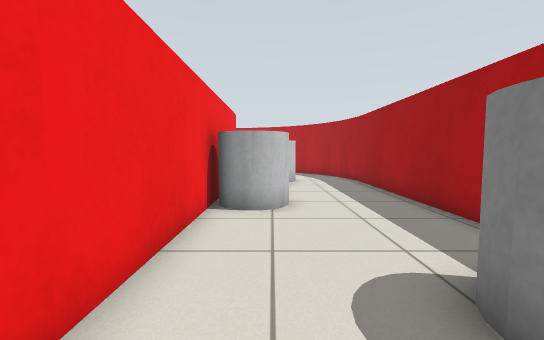
view 1 (above)

15 first-person views from a walk through a robot-simulator world made for Gazebo. The camera is 0.75 m above the floor, tilts 4° down and sees 90° across. The floor is counted in squares, 0.5 m on a side. Each view is taken from the middle of a square. On the plan, view 1 faces up. The plan holds only what a view shows up to about 14 squares ahead; the rest is blank. The place goes on beyond the plan.

view 2
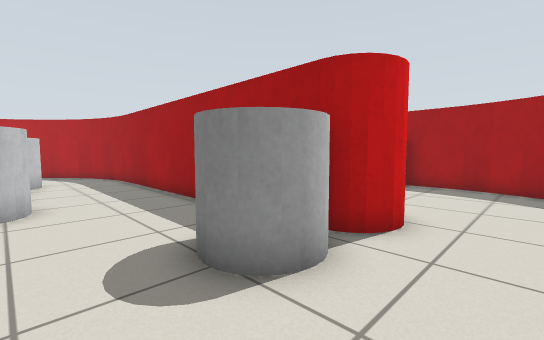

view 3
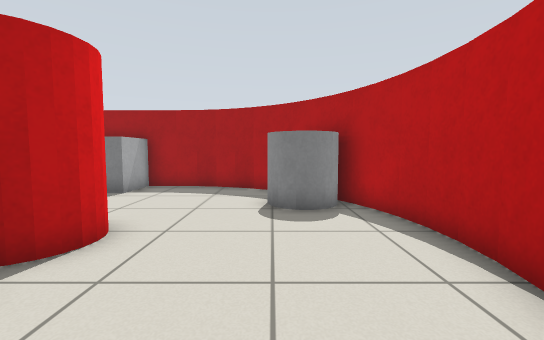

view 4
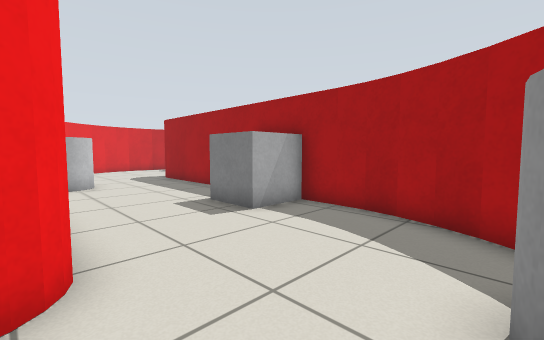

view 5
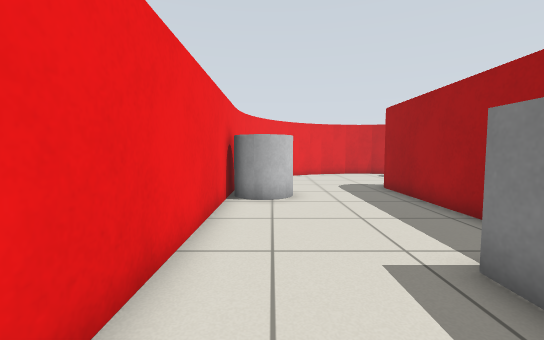

view 6
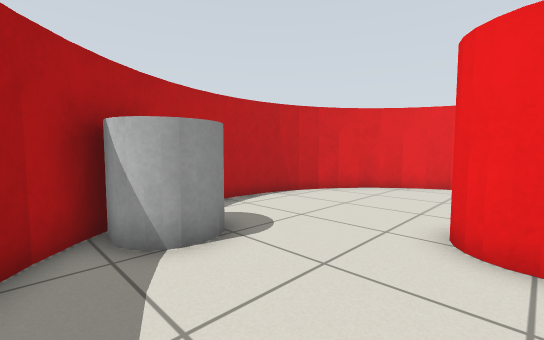

view 7
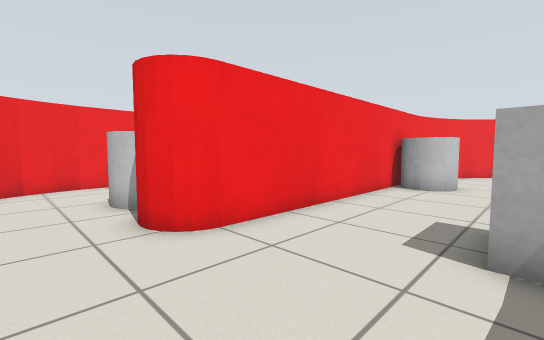

view 8
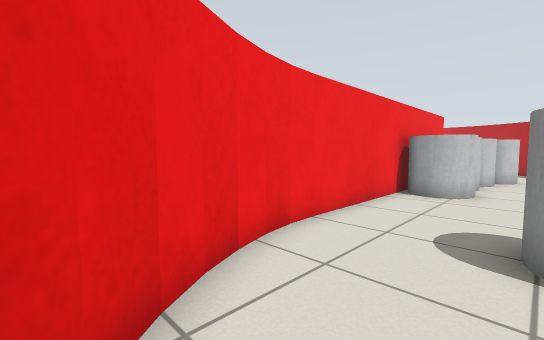

view 9
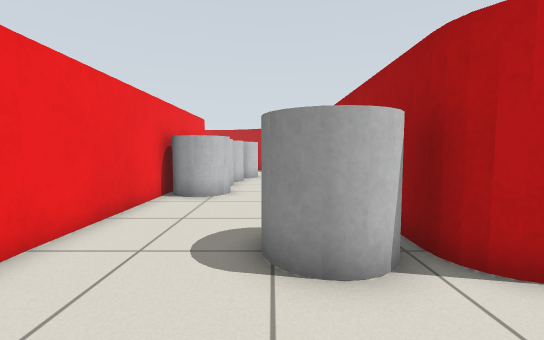

view 10
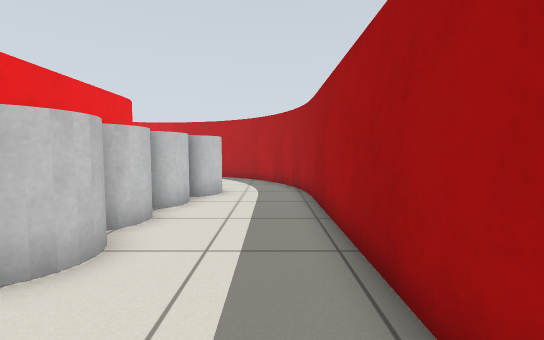

view 11
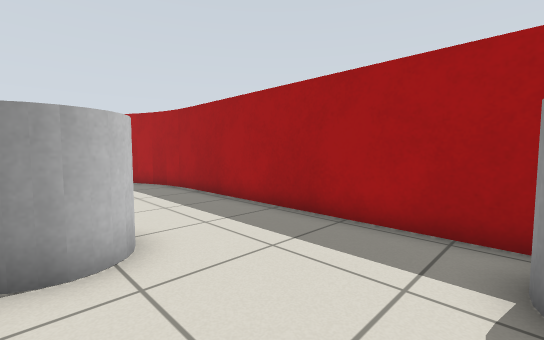

view 12
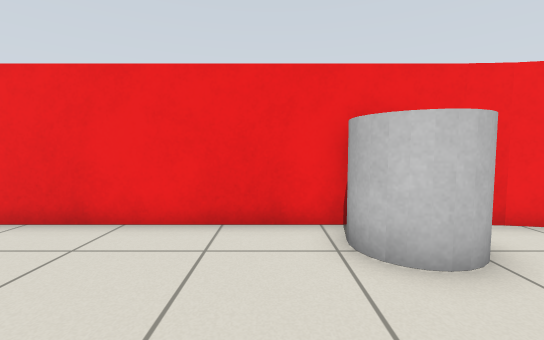

view 13
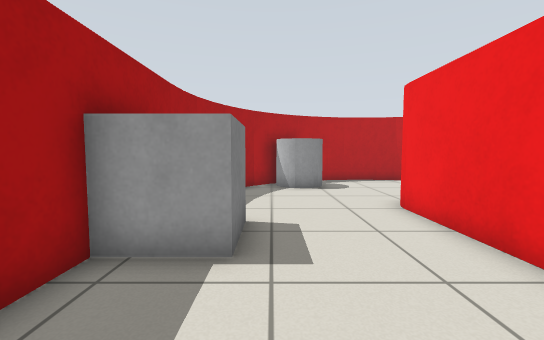

view 14
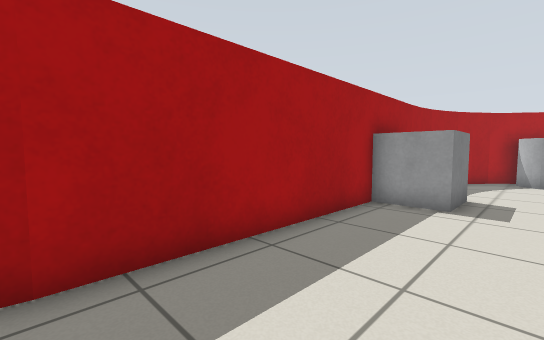

view 15
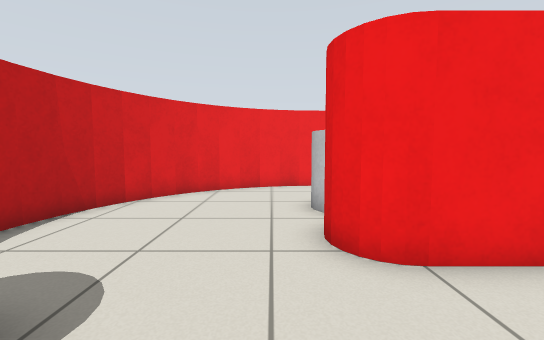

### Floor plan
Points are (right, up) in squares from view 1. A wall is a line through its corners. A room is listed if a view was taken in it or the views show most of it. See-through windows are left out.
Room 1 (views 1, 2, 3, 4, 5, 6, 7, 8, 9, 10, 11, 12, 13, 14, 15)
walls: (4.3, 3.4) (4.3, 13.5); (6.6, 9.5) (6.6, 1.8) (6.3, 1.2) (5.6, 0.9); (-1.6, 1.2) (-1.5, 0.2); (-1.5, 0.4) (-1.2, -0.6); (-1.3, -0.4) (-0.9, -1.3) (-0.4, -2.1); (12.6, 1.1) (12.6, 12.9); (6.6, 13.5) (6.6, 12.4); (12.3, 0.2) (12.5, 1.2); (-0.5, -2) (0.2, -2.8); (12.1, -0.5) (12.4, 0.4); (0.1, -2.7) (0.8, -3.4); (11.7, -1.3) (12.1, -0.4); (0.6, -3.2) (1.4, -3.9); (1.3, -3.8) (2.1, -4.3); (10.7, -2.8) (11.3, -2) (11.8, -1.2); (2, -4.2) (3, -4.6); (10.4, -3.1) (10.8, -2.6); (2.9, -4.6) (3.8, -4.9); (9.4, -3.9) (10.1, -3.3); (3.7, -4.9) (4.7, -5.1); (8.7, -4.3) (9.5, -3.8); (4.5, -5) (5.5, -5.1); (5.4, -5.1) (6.4, -5); (7.1, -4.9) (8, -4.6); (7.9, -4.7) (8.8, -4.3); (6.3, -5.1) (7.2, -4.9); (-1.7, 12.9) (-1.7, 1.1); (12.5, 12.7) (12.6, 13.2)
objects: grey cylinder (-2, 10); grey cylinder (-1, 7) to (0, 8); grey cylinder (-1, 12) to (1, 12); grey cylinder (-1, 13) to (1, 13); grey cylinder (0, 10); grey cylinder (2, 1) to (4, 3); grey cylinder (7, 10) to (9, 12); grey cylinder (8, -4) to (10, -2); grey box (11, 3) to (13, 5)

Positions as (right, up) in squares from view 1, and headings:
1: (0, 0), facing up
2: (0, -1), facing up-right
3: (1, -2), facing right
4: (6, -2), facing up-right
5: (8, 2), facing up
6: (11, 2), facing down-left
7: (11, -1), facing up-left
8: (2, -3), facing up-left
9: (2, -2), facing up
10: (3, 4), facing up
11: (-1, 3), facing up-right
12: (12, 9), facing left
13: (10, 9), facing down
14: (9, 13), facing down-right
15: (10, 0), facing left
